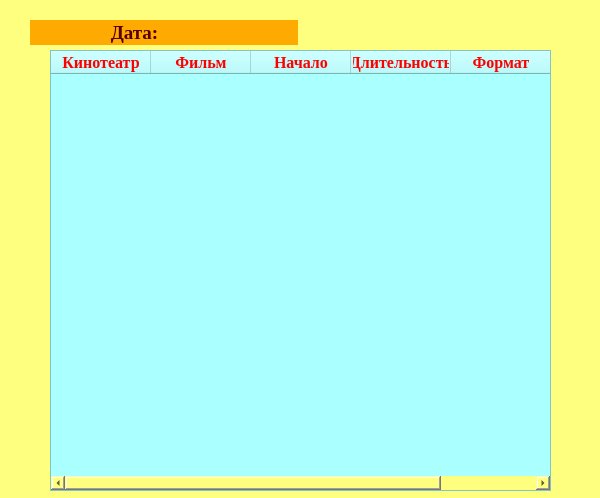
<?xml version="1.0" encoding="UTF-8"?>
<ui version="4.0">
 <class>Form</class>
 <widget class="QWidget" name="Form">
  <property name="geometry">
   <rect>
    <x>0</x>
    <y>0</y>
    <width>600</width>
    <height>498</height>
   </rect>
  </property>
  <property name="windowTitle">
   <string>Расписание</string>
  </property>
  <property name="styleSheet">
   <string notr="true">background-color: rgb(255, 255, 127);</string>
  </property>
  <widget class="QTableWidget" name="table">
   <property name="geometry">
    <rect>
     <x>50</x>
     <y>50</y>
     <width>501</width>
     <height>441</height>
    </rect>
   </property>
   <property name="font">
    <font>
     <family>Times New Roman</family>
     <pointsize>12</pointsize>
     <weight>75</weight>
     <bold>true</bold>
    </font>
   </property>
   <property name="styleSheet">
    <string notr="true">background-color: rgb(170, 255, 255);
color: rgb(255, 0, 0);</string>
   </property>
   <column>
    <property name="text">
     <string>Кинотеатр</string>
    </property>
    <property name="font">
     <font>
      <family>Times New Roman</family>
      <pointsize>12</pointsize>
      <weight>75</weight>
      <bold>true</bold>
     </font>
    </property>
   </column>
   <column>
    <property name="text">
     <string>Фильм</string>
    </property>
    <property name="font">
     <font>
      <family>Times New Roman</family>
      <pointsize>12</pointsize>
      <weight>75</weight>
      <bold>true</bold>
     </font>
    </property>
   </column>
   <column>
    <property name="text">
     <string>Начало</string>
    </property>
    <property name="font">
     <font>
      <family>Times New Roman</family>
      <pointsize>12</pointsize>
      <weight>75</weight>
      <bold>true</bold>
     </font>
    </property>
   </column>
   <column>
    <property name="text">
     <string>Длительность</string>
    </property>
    <property name="font">
     <font>
      <family>Times New Roman</family>
      <pointsize>12</pointsize>
      <weight>75</weight>
      <bold>true</bold>
     </font>
    </property>
   </column>
   <column>
    <property name="text">
     <string>Формат</string>
    </property>
    <property name="font">
     <font>
      <family>Times New Roman</family>
      <pointsize>12</pointsize>
      <weight>75</weight>
      <bold>true</bold>
     </font>
    </property>
   </column>
  </widget>
  <widget class="QWidget" name="layoutWidget">
   <property name="geometry">
    <rect>
     <x>30</x>
     <y>20</y>
     <width>541</width>
     <height>25</height>
    </rect>
   </property>
   <layout class="QHBoxLayout" name="horizontalLayout">
    <item>
     <widget class="QLabel" name="label">
      <property name="font">
       <font>
        <family>Times New Roman</family>
        <pointsize>14</pointsize>
        <weight>75</weight>
        <bold>true</bold>
       </font>
      </property>
      <property name="styleSheet">
       <string notr="true">background-color: rgb(255, 170, 0);
color: rgb(85, 0, 0);</string>
      </property>
      <property name="text">
       <string>                 Дата:</string>
      </property>
     </widget>
    </item>
    <item>
     <widget class="QLabel" name="date">
      <property name="font">
       <font>
        <family>Times New Roman</family>
        <pointsize>14</pointsize>
        <weight>75</weight>
        <bold>true</bold>
       </font>
      </property>
      <property name="styleSheet">
       <string notr="true">color: rgb(255, 85, 255);</string>
      </property>
      <property name="text">
       <string/>
      </property>
     </widget>
    </item>
   </layout>
  </widget>
 </widget>
 <resources/>
 <connections/>
</ui>
